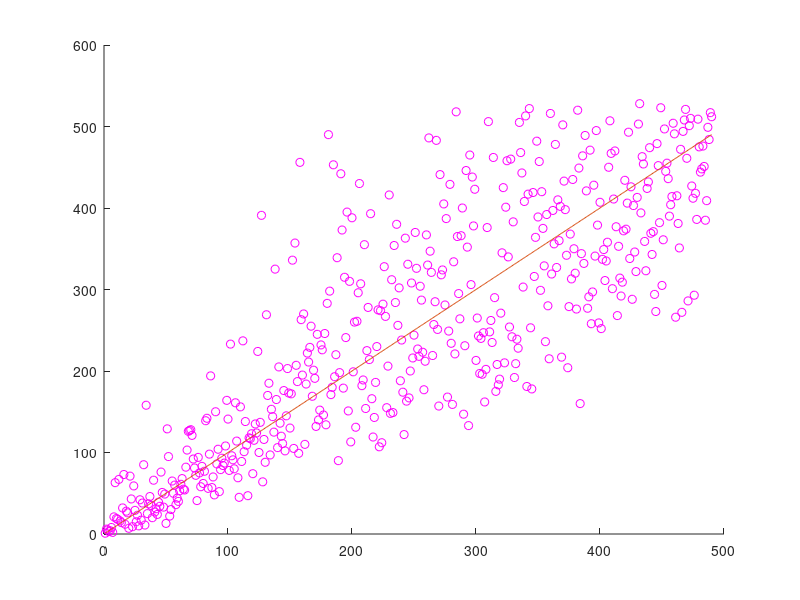

Recreate this plot in MATLAB. (Note: this script raises an error after producing the figure.)
players = importdata('tennis_players_alphabetically_2017.txt');
matches = importdata('tennis_matches_2017.txt');
atplist = importdata('tennis_players_ranked_atp_2017.txt');

n = size(players,1);
G = zeros(n,n);
nmatches = size( matches, 1 );
for( i = 1:nmatches )
    winner = matches(i,1);
    loser  = matches(i,2);
    
    % brojimo osvojene gemove
    G( winner, loser ) = G( winner, loser ) + matches(i,5);
    G( loser, winner ) = G( loser, winner ) + matches(i,6);
end;

eps = 10^(-10);
A = zeros(n,n);
for( j = 1:n )
    nj = sum(G(:,j));
    if( nj > 0 )
        A(:,j) = G(:,j) / nj;
    end;
end;


%%%%% Page Rank

alpha = 0.85;
S = 1/n * ones(n,n);
M = alpha * A + (1-alpha) * S;

x = rand(n,1);
x = x / sum(x);

max_it = 1000;
d = zeros(max_it);

nit = 1;
Mx = alpha * A * x + (1-alpha)/n * ones(n,1) * sum(x);
new_x = Mx / sum(Mx);
d(1) = norm(x - new_x);
while( d(nit) >= eps && nit <= max_it  )
    Mx = alpha * A * x + (1-alpha)/n * ones(n,1) * sum(x);
    new_x = Mx / sum(Mx);
    nit = nit + 1;
    d(nit) = norm( x - new_x );
    x = new_x;
end;

nit
[B,I] = sort(x,'descend');

y = zeros(n,1);
for( i = 1:n )
  for( j = 1:n )
    if( I(j) == atplist(i) )
      y(i) = j;
      break;
    end;
  end;
end;

PRgames = I;
figure(1);
newplot();
hold on
plot( y(1:490), 'o', 'color', 'm' ); % igraci iza 491. mjesta nemaju niti jednu pobjedu
plot( 1:490 );
corr( 1:490, y(1:490) )
corr( 1:100, y(1:100) )

PRgames_y = y;

%{

%%%%% Dirichlet Rank

mu = 10;
omega = zeros(n,1);
for( i = 1:n )
  omega(i) = mu / ( sum(G(i,:)) + mu );
end;
U = 1/n * ones(n,n);
M = diag(1-omega) * A + diag(omega) * U;

%}